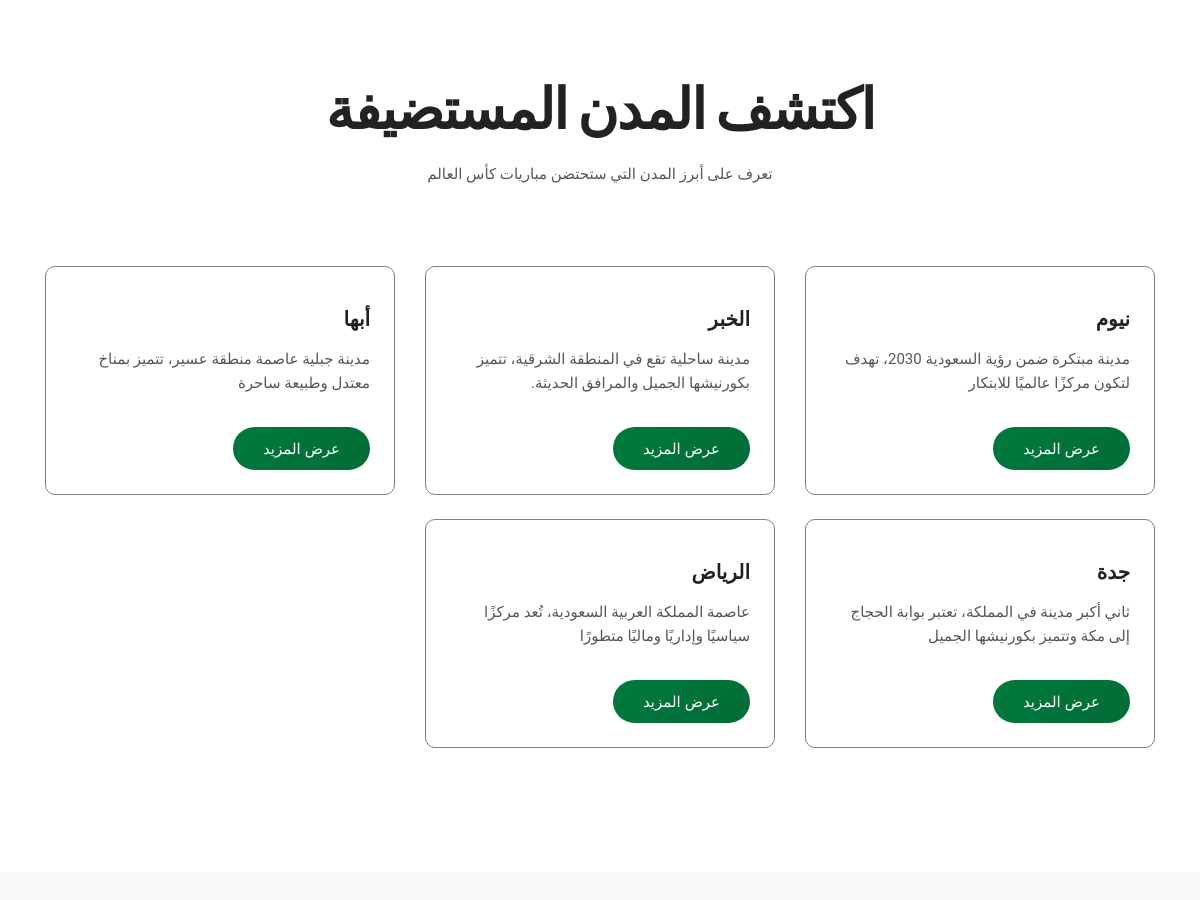
/for/services.php (middle part), run on an earlier commit of the app's database.
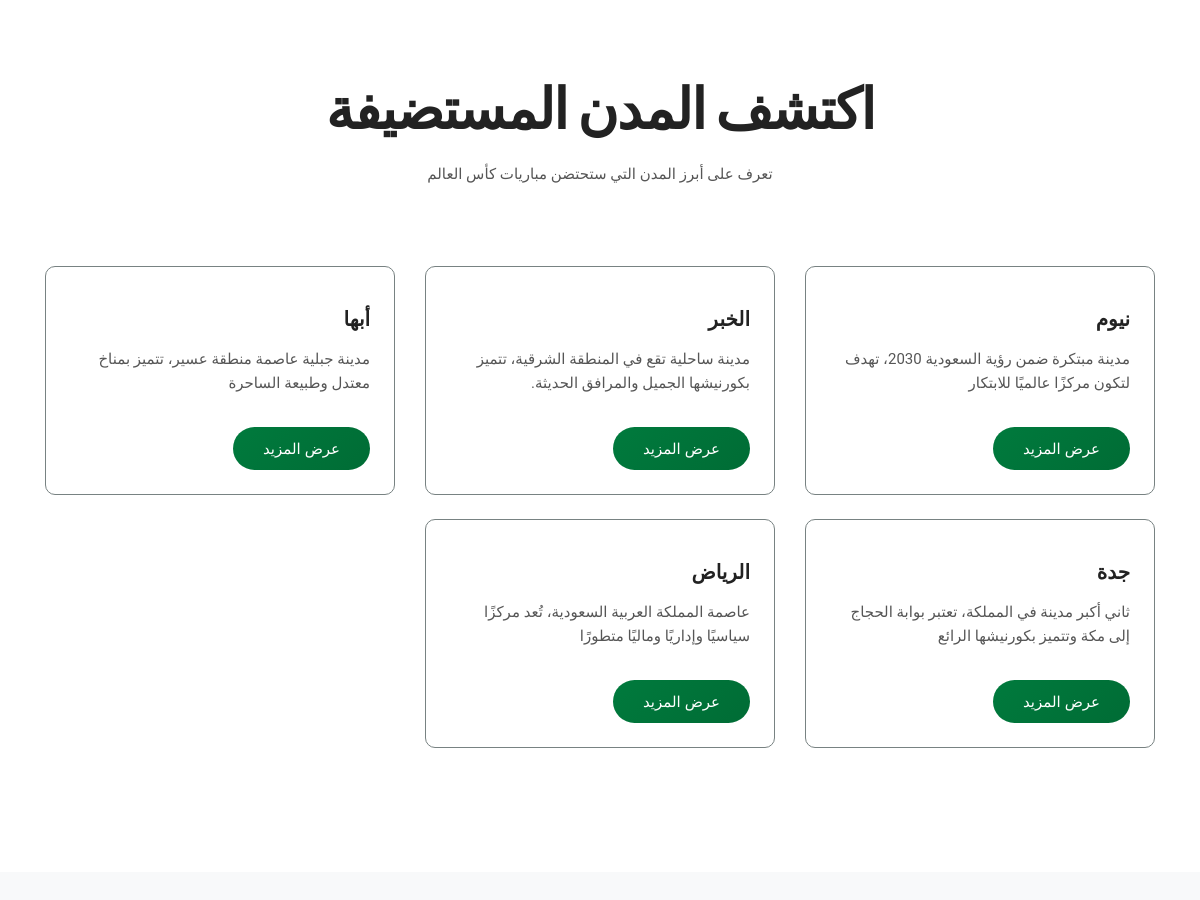
And on a later commit of the database.
### tables this page shows
CREATE TABLE `city` (
  `id` int(11) NOT NULL,
  `city_title` varchar(500) NOT NULL,
  `city_desc` varchar(1000) NOT NULL,
  `city_detail` text NOT NULL,
  `ufile` varchar(1000) NOT NULL,
  `upadated_at` timestamp NOT NULL DEFAULT current_timestamp() ON UPDATE current_timestamp()
);

### for/services.php (the view, shortened to what this page needs)
<?php include "header.php"; ?>
<section id="city" class="section city-area ptb_100" style="direction: rtl; text-align: right;">
    <div class="shape shape-top">
    </div>
    <div class="container">
        <div class="row justify-content-center">
            <div class="col-12 col-md-10 col-lg-7">
                <div class="section-heading text-center">
                    <h2>اكتشف المدن المستضيفة</h2>
                    <p class="d-none d-sm-block mt-4">تعرف على أبرز المدن التي ستحتضن مباريات كأس العالم</p>
                </div>
            </div>
        </div>
        <div class="row justify-content-center">
            <?php
            $qs = "SELECT * FROM city ORDER BY id DESC";
            $r1 = mysqli_query($con, $qs);
            $total_cities = mysqli_num_rows($r1);
            while ($rod = mysqli_fetch_array($r1)) {
                $id = $rod['id'];
                $cityg = $rod['city_title'];
                $city_desc = $rod['city_desc'];
                echo "
                <div class='col-12 col-md-6 col-lg-4 mb-4'>
                    <div class='single-city p-4 h-100' style='border: solid 1px #788282; background-color: #fff; border-radius: 10px;'>
                        <h3 class='my-3'>$cityg</h3>
                        <p class='mb-3'>$city_desc</p>
                        <a class='city-btn mt-3 btn btn-primary' href='citydetail.php?id=$id'>عرض المزيد</a>
                    </div>
                </div>
                ";
            }
            if($total_cities % 3 != 0) {
                $remaining = 3 - ($total_cities % 3);
                for($i = 0; $i < $remaining; $i++) {
                    echo '<div class="col-12 col-md-6 col-lg-4 mb-4 d-lg-flex d-none"></div>';
                }
            }
            ?>
        </div>
    </div>
    <div class="shape shape-bottom">
    </div>
</section>
<section class="section ptb_100 bg-light" id="stadiums">
</section>
<?php include "footer.php"; ?>

What changed in the data, as far as the page shows it:
changed city "أبها": city_desc "مدينة جبلية عاصمة منطقة عسير، تتميز بمناخ معتدل وطبيعة ساحرة" → "مدينة جبلية عاصمة منطقة عسير، تتميز بمناخ معتدل وطبيعة الساحرة"
changed city "جدة": city_desc "ثاني أكبر مدينة في المملكة، تعتبر بوابة الحجاج إلى مكة وتتميز بكورنيشها الجميل" → "ثاني أكبر مدينة في المملكة، تعتبر بوابة الحجاج إلى مكة وتتميز بكورنيشها الرائع"
